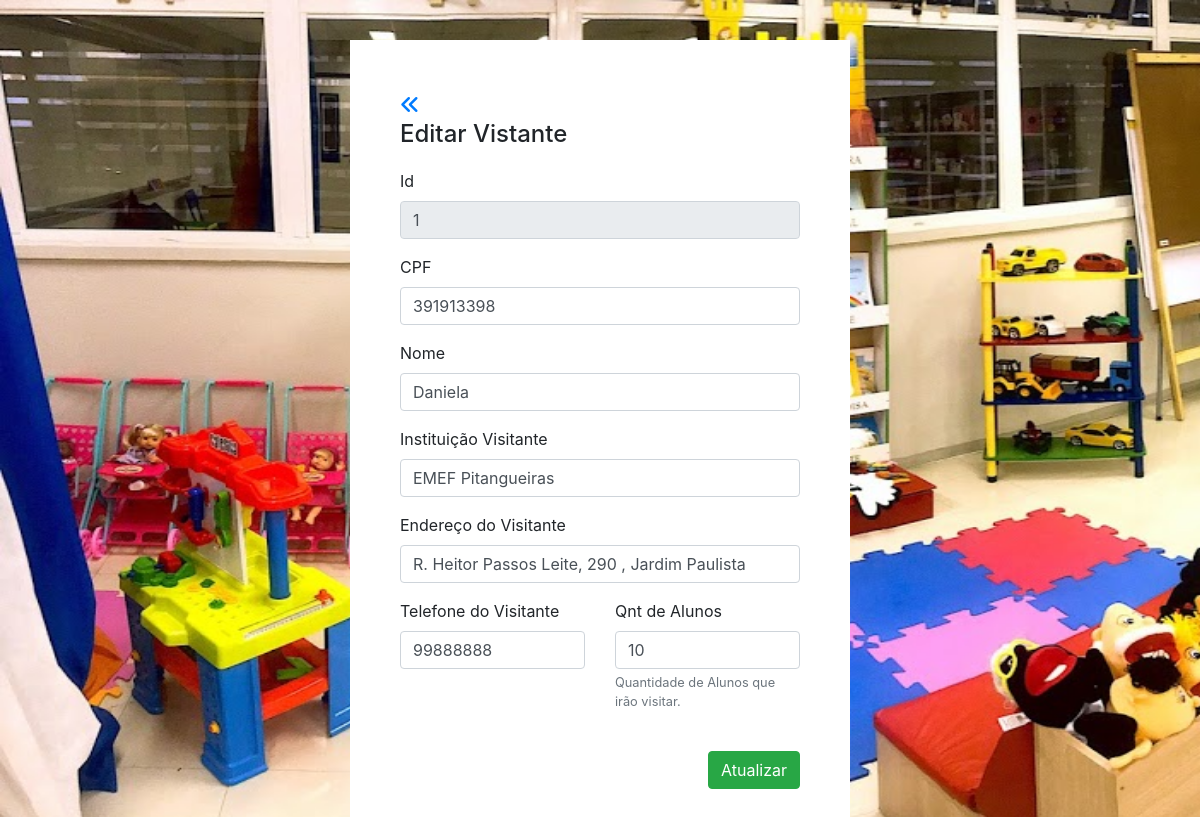
/v3.7.6/cadastro_visitante/editar_visitante.php?id=1 (signed in), run on the app's committed database.
### tables this page shows
CREATE TABLE `visitante` (
  `IdVisit` int(11) NOT NULL,
  `CPFVisitante` int(12) NOT NULL,
  `RACoordenadorUMC` int(12) DEFAULT NULL,
  `NomeVisitante` varchar(60) NOT NULL,
  `EnderecoVisitante` varchar(100) DEFAULT NULL,
  `InstituicaoVisitante` varchar(60) DEFAULT NULL,
  `TelefoneVisitante` int(11) NOT NULL,
  `QntAlunosVisita` int(11) DEFAULT NULL
);

### v3.7.6/cadastro_visitante/editar_visitante.php (the view, shortened to what this page needs)
<?php
$id= $_GET['id'];
?>
<!DOCTYPE html>
<html>
<head>
	<link rel="stylesheet" href="https://stackpath.bootstrapcdn.com/bootstrap/4.3.1/css/bootstrap.min.css">
	<link rel="stylesheet" type="text/css" href="css/estilo.css">
</head>
<body>
	 <?php
      $Login = $_SESSION['Login'];
      include 'conexao.php';
      $sql = "SELECT `Cargo` FROM `funcionarios` WHERE `Login` = '$Login' ";
      $buscar = mysqli_query($conexao, $sql);
      $array = mysqli_fetch_array($buscar);
      $CargoAcesso = $array['Cargo'];
    ?>
	<div class="container" id="tamanhoContainer">
		<?php
           if ($CargoAcesso == 3)  {
        ?>
		<a id="novo" href="listar_visitante.php" ><i class="fas fa-angle-double-left"></i></a>
		<h4>Editar Vistante</h4>
		<form action="atualizar_visitante.php" method="post" style="margin-top: 20px">
			<?php
			$sql = "SELECT * FROM `visitante` WHERE `IdVisit` = $id";
			$buscar = mysqli_query($conexao, $sql);
			while ($array = mysqli_fetch_array($buscar)) {
				$IdVisit = $array['IdVisit'];
				$CPFVisitante = $array['CPFVisitante'];
		    	$NomeVisitante = $array['NomeVisitante'];
		    	$EnderecoVisitante = $array['EnderecoVisitante'];
		    	$InstituicaoVisitante = $array['InstituicaoVisitante'];
		    	$TelefoneVisitante = $array['TelefoneVisitante'];
		    	$QntAlunosVisita = $array['QntAlunosVisita'];
			?>
			<div class="form-group">
	    		<label>Id</label>
	    		<input type="number" class="form-control" name="IdVisit" value="<?php echo $IdVisit ?>"   disabled="">
  			</div>
			<div class="form-group">
	    		<label>CPF</label>
	    		<input type="number" class="form-control" name="CPFVisitante" value="<?php echo $CPFVisitante ?>" min="1" step="1" maxlength="11" required>
  			</div>
	 		<div class="form-group">
	    		<label>Nome </label>
	    		<input type="text" class="form-control" name="NomeVisitante" value="<?php echo $NomeVisitante ?>" required>
  			</div>
  			<div class="form-group">
	    		<label>Instituição Visitante</label>
	    		<input type="text" class="form-control" name="InstituicaoVisitante"  value="<?php echo $InstituicaoVisitante ?>" required>
  			</div>
  			<div class="form-group">
	    		<label>Endereço do Visitante</label>
	    		<input type="text" class="form-control" name="EnderecoVisitante"  value="<?php echo $EnderecoVisitante ?>" required>
  			</div>
			<div class="row">
				<div class="col-sm-6">
	    			<label>Telefone do Visitante</label>
	    			<input type="number" class="form-control" name="TelefoneVisitante" value="<?php echo $TelefoneVisitante ?>" maxlength="9" min="1" step="1" required>
	    		</div>
	    		<div class="col-sm-6">
	    			<label>Qnt de Alunos</label>
	    			<input type="number" class="form-control" name="QntAlunosVisita"  value="<?php echo $QntAlunosVisita ?>" min="1" step="1" required>
	    			<small id="Turmaobs" class="form-text text-muted">Quantidade de Alunos que irão visitar.</small>
  				</div>
  			</div>
			<div id="botao">
				<button type="submit" class="btn btn-success " >Atualizar</button>
			</div>
		<?php } ?>
		</form>
	<?php } else {
		header('Location: ../erro403.php');
	}?>
	</div>
</body>
</html>

### v3.7.6/cadastro_visitante/css/estilo.css (style rules this page uses)
body { background-image: url('../img/visitante.jpg'); background-size: 1720px 920px; background-repeat: no-repeat; }
#novo { padding-bottom: 20px; font:'Segoe UI',Arial, sans-serif; font-size: 20px; }
#tamanhoContainer { border-style: groove; border-width: 5px; border: 20px; border-color: #000000; background-color: #fff; padding-top: 50px; padding-bottom: 10px; padding-right: 50px; padding-left: 50px; width: 500px; margin-top: 40px; }
#botao { text-align: right; margin-top: 40px; padding-bottom: 50px; }

### data on the page
visitante: IdVisit "1", CPFVisitante "391913398", NomeVisitante "Daniela", InstituicaoVisitante "EMEF Pitangueiras", EnderecoVisitante "R. Heitor Passos Leite, 290 , Jardim Paulista", TelefoneVisitante "99888888", QntAlunosVisita "10"
